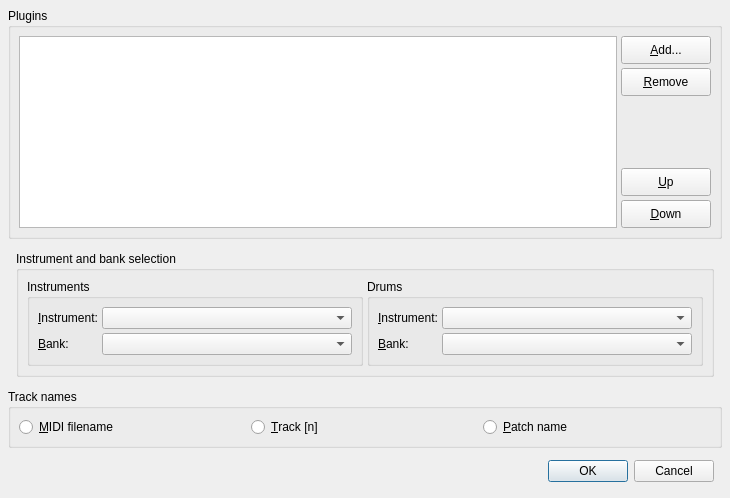
<?xml version="1.0" encoding="UTF-8"?>
<ui version="4.0">
 <author>rncbc aka Rui Nuno Capela</author>
 <comment>qtractor - An Audio/MIDI multi-track sequencer.

   Copyright (C) 2005-2017, rncbc aka Rui Nuno Capela. All rights reserved.

   This program is free software; you can redistribute it and/or
   modify it under the terms of the GNU General Public License
   as published by the Free Software Foundation; either version 2
   of the License, or (at your option) any later version.

   This program is distributed in the hope that it will be useful,
   but WITHOUT ANY WARRANTY; without even the implied warranty of
   MERCHANTABILITY or FITNESS FOR A PARTICULAR PURPOSE.  See the
   GNU General Public License for more details.

   You should have received a copy of the GNU General Public License along
   with this program; if not, write to the Free Software Foundation, Inc.,
   51 Franklin Street, Fifth Floor, Boston, MA 02110-1301 USA.

 </comment>
 <class>qtractorMidiImportForm</class>
 <widget class="QDialog" name="qtractorMidiImportForm">
  <property name="geometry">
   <rect>
    <x>0</x>
    <y>0</y>
    <width>0</width>
    <height>0</height>
   </rect>
  </property>
  <property name="windowTitle">
   <string>MIDI import</string>
  </property>
  <property name="focusPolicy" >
   <enum>Qt::StrongFocus</enum>
  </property>
  <property name="windowIcon" >
   <iconset resource="qtractor.qrc" >:/images/itemMidiFile.png</iconset>
  </property>
  <layout class="QVBoxLayout" >
   <item>
    <widget class="QGroupBox" name="Plugins">
     <property name="title">
      <string>Plugins</string>
     </property>
      <layout class="QHBoxLayout" >
       <item>
        <widget class="qtractorPluginListView" name="PluginListView" >
         <property name="toolTip" >
          <string>Track plugins</string>
         </property>
        </widget>
       </item>
       <item>
        <layout class="QVBoxLayout" >
         <item>
          <widget class="QToolButton" name="AddPluginToolButton" >
           <property name="minimumSize" >
            <size>
             <width>90</width>
             <height>28</height>
            </size>
           </property>
           <property name="toolTip" >
            <string>Add plugin</string>
           </property>
           <property name="text" >
            <string>&amp;Add...</string>
           </property>
           <property name="icon" >
            <iconset resource="qtractor.qrc" >:/images/formCreate.png</iconset>
           </property>
           <property name="toolButtonStyle" >
            <enum>Qt::ToolButtonTextBesideIcon</enum>
           </property>
          </widget>
         </item>
         <item>
          <widget class="QToolButton" name="RemovePluginToolButton" >
           <property name="minimumSize" >
            <size>
             <width>90</width>
             <height>28</height>
            </size>
           </property>
           <property name="toolTip" >
            <string>Remove plugin</string>
           </property>
           <property name="text" >
            <string>&amp;Remove</string>
           </property>
           <property name="icon" >
            <iconset resource="qtractor.qrc" >:/images/formRemove.png</iconset>
           </property>
           <property name="toolButtonStyle" >
            <enum>Qt::ToolButtonTextBesideIcon</enum>
           </property>
          </widget>
         </item>
         <item>
          <spacer>
           <property name="orientation" >
            <enum>Qt::Vertical</enum>
           </property>
           <property name="sizeHint" >
            <size>
             <width>8</width>
             <height>8</height>
            </size>
           </property>
          </spacer>
         </item>
         <item>
          <widget class="QToolButton" name="MoveUpPluginToolButton" >
           <property name="minimumSize" >
            <size>
             <width>90</width>
             <height>28</height>
            </size>
           </property>
           <property name="toolTip" >
            <string>Move plugin up</string>
           </property>
           <property name="text" >
            <string>&amp;Up</string>
           </property>
           <property name="icon" >
            <iconset resource="qtractor.qrc" >:/images/formMoveUp.png</iconset>
           </property>
           <property name="toolButtonStyle" >
            <enum>Qt::ToolButtonTextBesideIcon</enum>
           </property>
          </widget>
         </item>
         <item>
          <widget class="QToolButton" name="MoveDownPluginToolButton" >
           <property name="minimumSize" >
            <size>
             <width>90</width>
             <height>28</height>
            </size>
           </property>
           <property name="toolTip" >
            <string>Move plugin down</string>
           </property>
           <property name="text" >
            <string>&amp;Down</string>
           </property>
           <property name="icon" >
            <iconset resource="qtractor.qrc" >:/images/formMoveDown.png</iconset>
           </property>
           <property name="toolButtonStyle" >
            <enum>Qt::ToolButtonTextBesideIcon</enum>
           </property>
          </widget>
         </item>
        </layout>
       </item>
      </layout>
    </widget>
   </item>
   <item>
    <layout class="QHBoxLayout" >
     <property name="spacing" >
      <number>4</number>
     </property>
     <property name="margin" >
      <number>8</number>
     </property>
     <item>
      <widget class="QGroupBox" name="InstrumentBankGroup">
       <property name="title">
        <string>Instrument and bank selection</string>
       </property>
       <layout class="QHBoxLayout" >
        <item>
         <widget class="QGroupBox" name="InstrumentGroup">
          <property name="title">
           <string>Instruments</string>
          </property>
          <layout class="QGridLayout" >
           <property name="margin" >
            <number>8</number>
           </property>
           <property name="spacing" >
            <number>4</number>
           </property>
           <item row="0" column="0" >
            <widget class="QLabel" name="InstInstTextLabel" >
             <property name="text" >
              <string>&amp;Instrument:</string>
             </property>
             <property name="buddy" >
              <cstring>InstInstComboBox</cstring>
             </property>
            </widget>
           </item>
           <item row="0" column="1" colspan="5" >
            <widget class="QComboBox" name="InstInstComboBox" >
             <property name="minimumSize" >
              <size>
               <width>250</width>
              </size>
             </property>            
             <property name="toolTip" >
              <string>Select instrument for all instruments</string>
             </property>
            </widget>
           </item>
           <item row="1" column="0" >
            <widget class="QLabel" name="InstBankTextLabel" >
             <property name="text" >
              <string>&amp;Bank:</string>
             </property>
             <property name="buddy" >
              <cstring>InstBankComboBox</cstring>
             </property>
            </widget>
           </item>
           <item row="1" column="1" colspan="5" >
            <widget class="QComboBox" name="InstBankComboBox" >
             <property name="minimumSize" >
              <size>
               <width>250</width>
              </size>
             </property>            
             <property name="toolTip" >
              <string>Select bank for all instruments</string>
             </property>
            </widget>
           </item>
          </layout>
         </widget>
        </item>
        <item>
         <widget class="QGroupBox" name="DrumGroup">
          <property name="title">
           <string>Drums</string>
          </property>
          <layout class="QGridLayout" >
           <property name="margin" >
            <number>8</number>
           </property>
           <property name="spacing" >
            <number>4</number>
           </property>
           <item row="0" column="0" >
            <widget class="QLabel" name="DrumInstTextLabel" >
             <property name="text" >
              <string>&amp;Instrument:</string>
             </property>
             <property name="buddy" >
              <cstring>DrumInstComboBox</cstring>
             </property>
            </widget>
           </item>
           <item row="0" column="1" colspan="5" >
            <widget class="QComboBox" name="DrumInstComboBox" >
             <property name="minimumSize" >
              <size>
               <width>250</width>
              </size>
             </property>            
             <property name="toolTip" >
              <string>Select instrument for all drums</string>
             </property>
            </widget>
           </item>
           <item row="1" column="0" >
            <widget class="QLabel" name="DrumBankTextLabel" >
             <property name="text" >
              <string>&amp;Bank:</string>
             </property>
             <property name="buddy" >
              <cstring>DrumBankComboBox</cstring>
             </property>
            </widget>
           </item>
           <item row="1" column="1" colspan="5" >
            <widget class="QComboBox" name="DrumBankComboBox" >
             <property name="minimumSize" >
              <size>
               <width>250</width>
              </size>
             </property>            
             <property name="toolTip" >
              <string>Select bank for all drums</string>
             </property>
            </widget>
           </item>
          </layout>
         </widget>
        </item>
       </layout>
      </widget>
     </item>
    </layout>
   </item>
   <item>
    <widget class="QGroupBox" name="TrackNameGroup">
     <property name="title">
      <string>Track names</string>
     </property>
     <layout class="QHBoxLayout" >
      <item>
       <widget class="QRadioButton" name="NameMidiRadioButton">
        <property name="toolTip">
         <string>Set MIDI filename (without extension) for track name</string>
        </property>
        <property name="text">
         <string>&amp;MIDI filename</string>
        </property>
        <property name="checked">
         <bool>false</bool>
        </property>
       </widget>
      </item>
      <item>
       <widget class="QRadioButton" name="NameTrackRadioButton">
        <property name="toolTip">
         <string>Set 'Track n' (n = number) for track name</string>
        </property>
        <property name="text">
         <string>&amp;Track [n]</string>
        </property>
        <property name="checked">
         <bool>false</bool>
        </property>
       </widget>
      </item>
      <item>
       <widget class="QRadioButton" name="NamePatchRadioButton">
        <property name="toolTip">
         <string>Instrument name</string>
        </property>
        <property name="text">
         <string>&amp;Patch name</string>
        </property>
        <property name="checked">
         <bool>false</bool>
        </property>
       </widget>
      </item>
     </layout>      
    </widget>
   </item>
   <item>
    <layout class="QHBoxLayout">
     <property name="spacing">
      <number>4</number>
     </property>
     <property name="margin">
      <number>8</number>
     </property>
     <item>
      <widget class="QDialogButtonBox" name="DialogButtonBox">
       <property name="orientation">
        <enum>Qt::Horizontal</enum>
       </property>
       <property name="standardButtons">
        <set>QDialogButtonBox::Cancel|QDialogButtonBox::Ok</set>
       </property>
      </widget>
     </item>
    </layout>
   </item>
  </layout>
 </widget>
 <layoutdefault spacing="4" margin="8" />
 <customwidgets>
  <customwidget>
   <class>qtractorPluginListView</class>
   <extends>QListWidget</extends>
   <header>qtractorPluginListView.h</header>
  </customwidget>
 </customwidgets>
 <tabstops>
  <tabstop>PluginListView</tabstop>
  <tabstop>AddPluginToolButton</tabstop>
  <tabstop>RemovePluginToolButton</tabstop>
  <tabstop>MoveUpPluginToolButton</tabstop>
  <tabstop>MoveDownPluginToolButton</tabstop>
  <tabstop>InstInstComboBox</tabstop>
  <tabstop>InstBankComboBox</tabstop>
  <tabstop>DrumInstComboBox</tabstop>
  <tabstop>DrumBankComboBox</tabstop>
  <tabstop>NameMidiRadioButton</tabstop>
  <tabstop>DialogButtonBox</tabstop>
 </tabstops>
 <resources>
  <include location="qtractor.qrc" />
 </resources>
 <connections/>
</ui>
